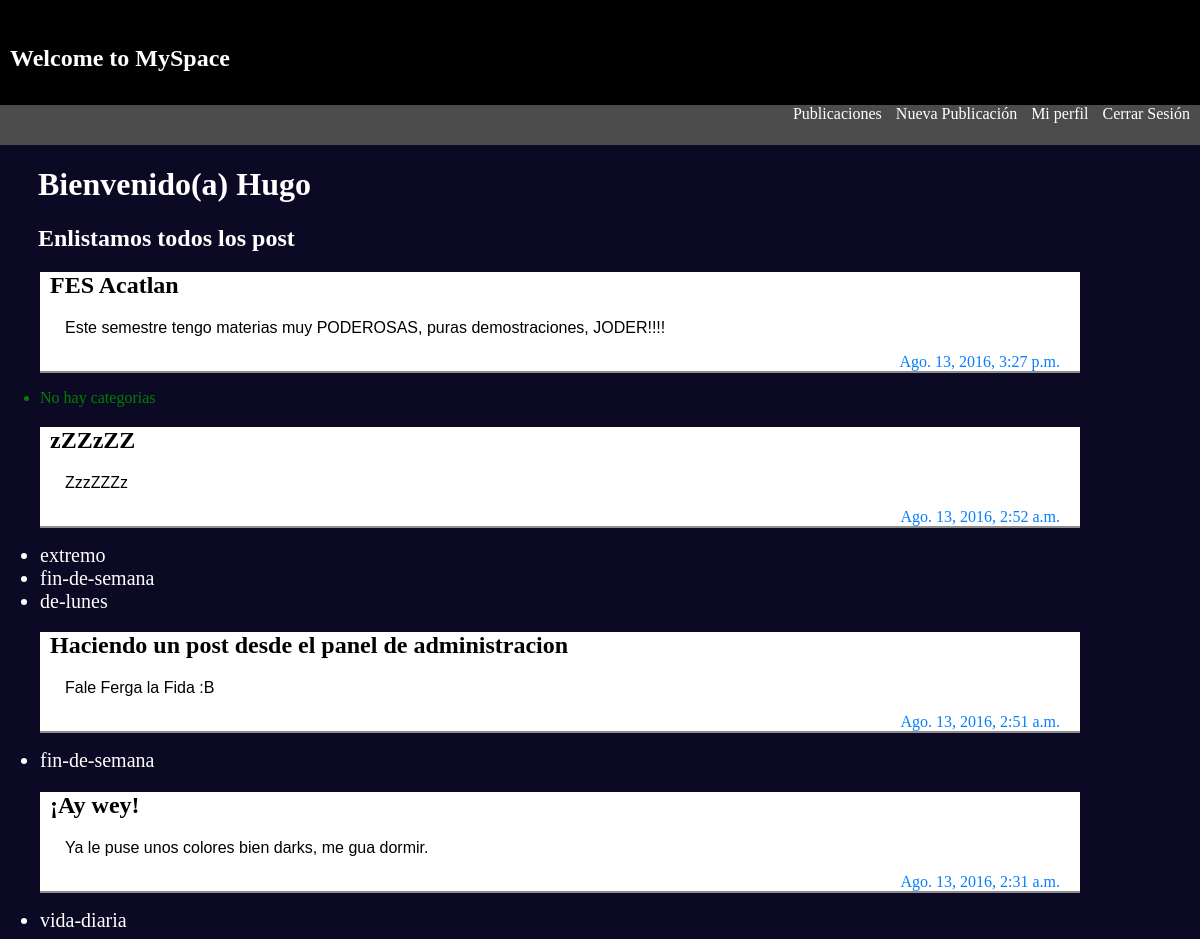
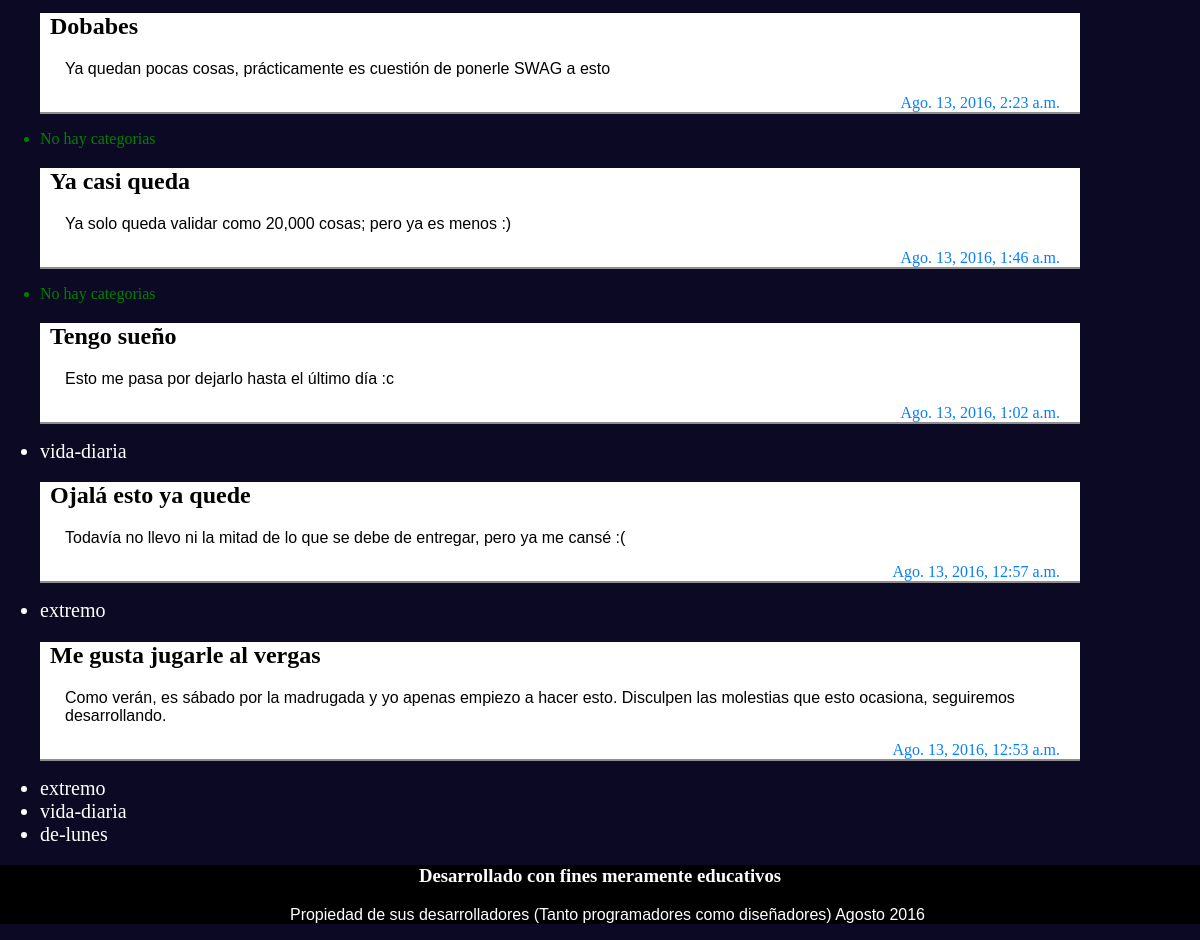
Screenshot of /blog/ (signed in) with the database file from the repository (2 pictures, top to bottom).
### posts/models.py (models this page shows, shortened)
class Post(models.Model):
	titulo = models.CharField(max_length=140)
	fecha = models.DateTimeField(auto_now=True)
	cuerpo = models.TextField()
	publicado = models.BooleanField(default=False)
	slug = models.SlugField(max_length=500,blank=True,null=True) #esto es un slug
	def get_absolute_url(self):
		return reverse('detalle',args=[self.slug])

class Categoria(models.Model):
	nombre = models.CharField(max_length=140)
	posts = models.ManyToManyField(Post, related_name='categorias')

### posts/views.py (the view)
# urls.py: url(r'^blog/$', views.ListView.as_view(), name="lista"),
class ListView(View):
	def get(self,request, cat=None):
		template_name = 'lista.html'
		categoria = None
		if cat:
			categoria = Categoria.objects.get(nombre=cat)
			posts = categoria.posts.all()
		else:
			posts = Post.objects.all().order_by('-fecha')
		compa = {
			'posts':posts,
			'categoria':categoria,
			}
		return render(request,template_name,compa)

### posts/templates/lista.html (shortened to what this page needs)
{% extends 'base.html' %}
{%block content%}
{%if request.user.is_authenticated%}
			{%if categoria%}
				<h2>Posts que coinciden con la categoria {{categoria.nombre}}</h2>
			{%else%}
<h1>Bienvenido(a) {{request.user.first_name}} {{request.user.last_name}}</h1>
			{%endif%}
	<h2 id="ls">Enlistamos todos los post</h2>
	{%if request.user.is_authenticated%}
		{%for post in posts%}
			<div id="post">
			<a href="{{post.get_absolute_url}}">
			<h2>{{post.titulo}}</h2>
			</a>
			<p>{{post.cuerpo}}</p>
			<div id="fecha">{{post.fecha}} </div>
			</div>
			<ul id="cat">
			{%for cat in post.categorias.all%}
				<a id="caca" href="{%url 'categoria' cat.nombre%}">
				<li id="bebe">{{cat.nombre}}</li></a>
				{%empty%}
				<li id="beb">No hay categorias</li>
		    {%endfor%}
		</ul>
		{%empty%}
			<h1>Lo sentimos, no hay post nuevos</h1>
		{%endfor%}
{%else%}
<h2 id="ls">Lo sentimos, no has iniciado sesión</h2>
<a href="{%url 'login'%}"><input id="botin" type="submit" value="Iniciar sesión"></a>
<p><a href="{%url 'alta'%}">Crear nueva cuenta</a></p>
	{%endif%}
{%endif%}
{%endblock content%}

### templates/base.html (shortened to what this page needs)
<html>
<head>
</head>
<body>
	<nav class="nav">
		<h1 id="title"><a href="{%url 'lista'%}">Welcome to MySpace</a></h1>
	</nav>
		<nav class="style">
		<a id="list" href="{%url 'lista'%}">Publicaciones</a>
		{%if request.user.is_authenticated%}
		<a href="{%url 'nuevo'%}">Nueva Publicación</a>
		<a href="{%url 'perfil'%}">Mi perfil</a>
		<a href="{%url 'logout'%}">Cerrar Sesión</a>
		{%else%}
		<a href="{%url 'login'%}"><input id="botin" type="submit" value="Iniciar sesión"></a>
		{%endif%}
	</nav>
	{% block content %}
	{% endblock content %}
	<footer class="pie">
	<h3>Desarrollado con fines meramente educativos</h3>
	<p>Propiedad de sus desarrolladores (Tanto programadores como diseñadores) Agosto 2016</p>
</footer>
</body>
</html>

### templates/base.html (style rules this page uses)
html, body { font-family: Loma; margin: 0; background-color: #0B0923; }
.nav { margin:0; width: 100%; height: 80px; background: black; text-align: right; padding-top: 25px; }
h2 { color:black; font-family: Nimbus Sans L; }
.pie { text-align: center; background-color: black; color: white; margin-bottom: 5px; margin-top: auto; }
a { color: white; text-decoration: none; margin-right: 10px; }
#title { font-family: Ubuntu; color: white; text-align: left; margin-left: 10px }
.style { width: 100%; height: 40px; background: #4C4C4C; text-align: right; color: white; }
#fecha { text-align:right; color:#077EFB; margin-right: 20px; }

### posts/templates/lista.html (style rules this page uses)
#ls, h1 { margin-left: 38px; color: white; }
#post { margin-left: 40px; margin-right: 120px; background-color: #FFFFFF; border-bottom: solid 2px; border-color: #8E8E8E; margin-top: 0px; margin-bottom: 0px; }
p { font-family: sans-serif; margin-left: 25px; margin-right: 10px; }
h2 { margin-left: 10px; }
#bebe { color:##5FC2F6; font-size: 20px; }
#beb { color:green; }

### rows the page displays
Post: titulo "FES Acatlan", cuerpo "Este semestre tengo materias muy PODEROSAS, puras demostraciones, JODER!!!!", fecha "Ago. 13, 2016, 3:27 p.m."
Post: titulo "zZZzZZ", cuerpo "ZzzZZZz", fecha "Ago. 13, 2016, 2:52 a.m."
Categoria: nombre "extremo"
Categoria: nombre "fin-de-semana"
Categoria: nombre "de-lunes"
Post: titulo "Haciendo un post desde el panel de administracion", cuerpo "Fale Ferga la Fida :B", fecha "Ago. 13, 2016, 2:51 a.m."
Post: titulo "¡Ay wey!", cuerpo "Ya le puse unos colores bien darks, me gua dormir.", fecha "Ago. 13, 2016, 2:31 a.m."
Categoria: nombre "vida-diaria"
Post: titulo "Dobabes", cuerpo "Ya quedan pocas cosas, prácticamente es cuestión de ponerle SWAG a esto", fecha "Ago. 13, 2016, 2:23 a.m."
Post: titulo "Ya casi queda", cuerpo "Ya solo queda validar como 20,000 cosas; pero ya es menos :)", fecha "Ago. 13, 2016, 1:46 a.m."
Post: titulo "Tengo sueño", cuerpo "Esto me pasa por dejarlo hasta el último día :c", fecha "Ago. 13, 2016, 1:02 a.m."
Post: titulo "Ojalá esto ya quede", cuerpo "Todavía no llevo ni la mitad de lo que se debe de entregar, pero ya me cansé :(", fecha "Ago. 13, 2016, 12:57 a.m."
Post: titulo "Me gusta jugarle al vergas", cuerpo "Como verán, es sábado por la madrugada y yo apenas empiezo a hacer esto. Disculpen las molestias que esto ocasiona, seguiremos desarrollando.", fecha "Ago. 13, 2016, 12:53 a.m."

### other values shown
{{ request.user.first_name }} "Hugo"
